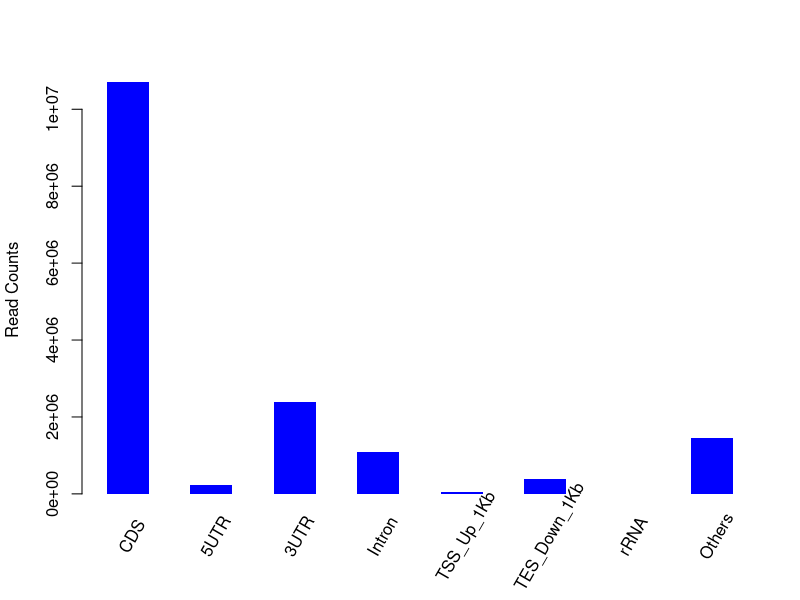

Here is the R script that generated this plot:
png("/rds/user/is460/hpc-work/muscle-rnaseq/ezbamqc/output/figs/srpk3_wt_ttnb_het_1.read_distr.png",width=500,height=500,units="px")
M=c(10708763,220864,2389189,1090757,52263,375548,1812,1442527)
Mname=c("CDS","5UTR","3UTR","Intron","TSS_Up_1Kb","TES_Down_1Kb","rRNA","Others")
val = barplot(M,xlab="",space=1,ylab="Read Counts",col="blue",border="NA")
text(x=seq(val[1],val[8],by=2),y=rep(0,8),srt=60,adj=0,offset=2,pos=1,xpd=T,labels=Mname)
dev.state = dev.off()
